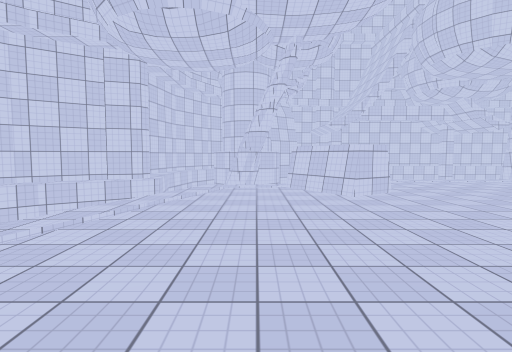
[1] (above)

17 first-person views from a walk through a Unity game level. The camera is 1.5 m above the floor, tilts 4° down and sees 80° across. The floor is counted in squares, 2 m on a side. Each view is taken from the middle of a square. On the plan, view 1 faces up. The plan holds only what a view shows up to about 10 squares ahead; the rest is blank. The place goes on beyond the plan. The player character is not drawn. Surface patterns are stand-ins for the level's own textures.

[2]
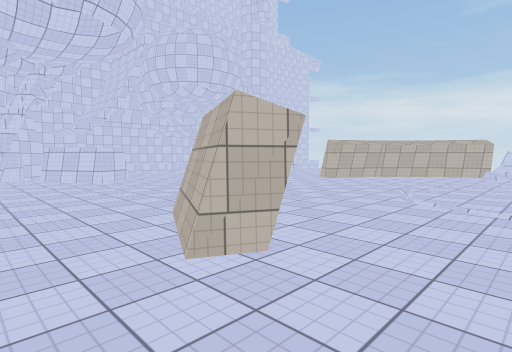

[3]
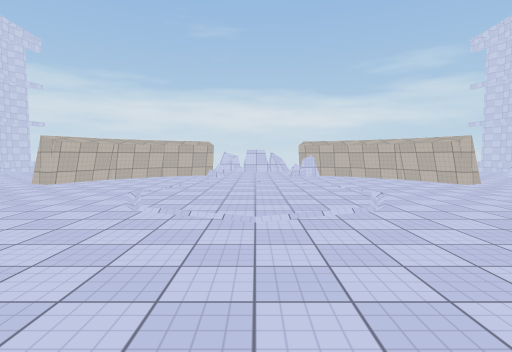

[4]
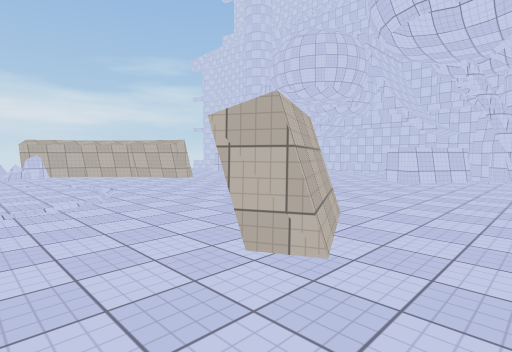

[5]
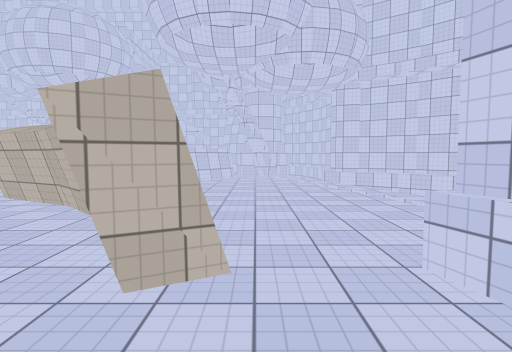

[6]
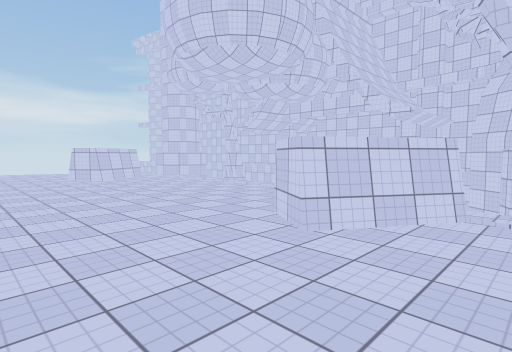

[7]
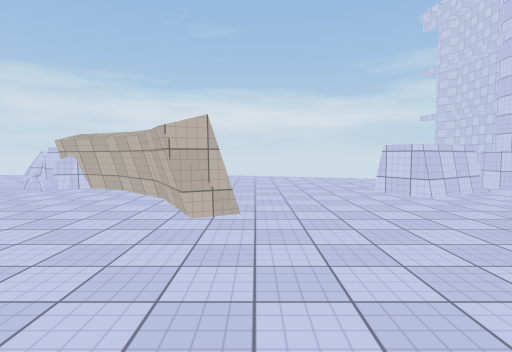

[8]
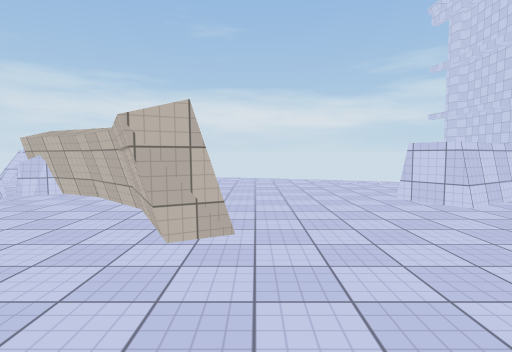

[9]
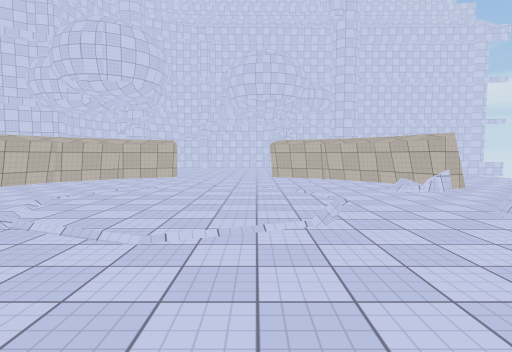

[10]
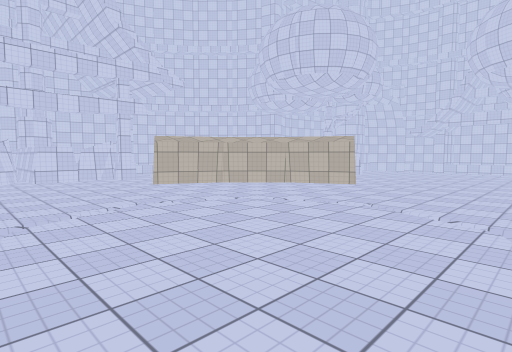

[11]
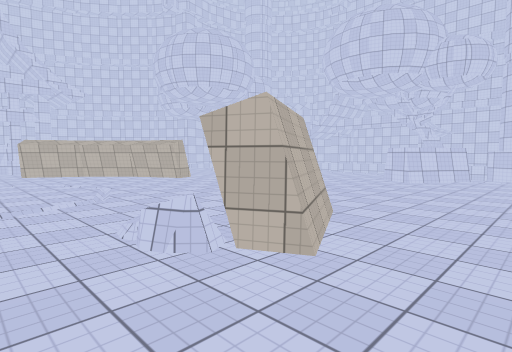

[12]
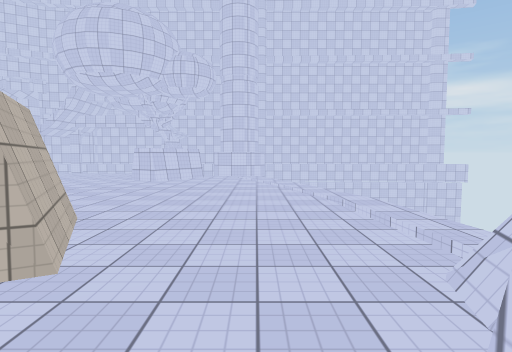

[13]
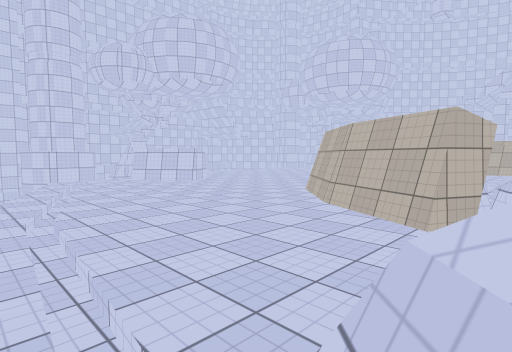

[14]
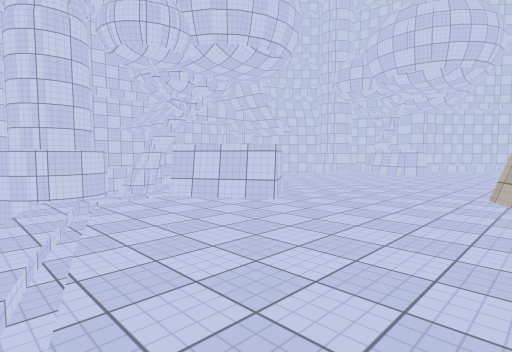

[15]
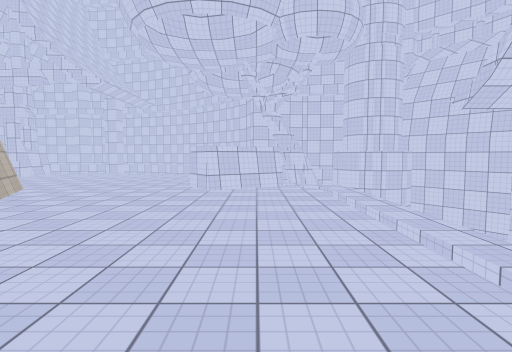

[16]
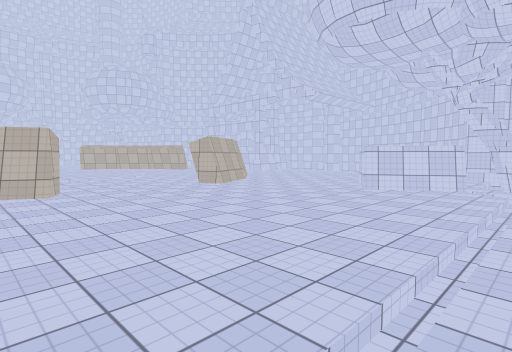

[17]
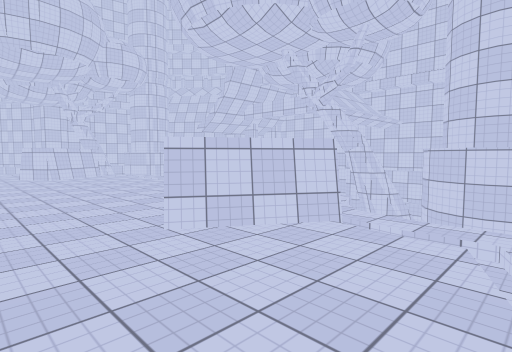

### Floor plan
Key: @ floor where view 1 was taken; # wall or solid block; x gap in a wall; . main floor; - floor 0.25 m lower than the main floor; / step, stairs or slope; = window, fence, low wall or low ledge; v drop or lower ground.
Columns run from 5 left of view 1 to 15 right of it. Each row starts with its distance up from view 1.
 12      #v        xv
 11      vv       v#
 10   vv##v         vv#
  9   vvvv ........  vv
  8   #vvxv/....... vvv
  7  v#v//##.......##//
  6 vvvv///#.......#../v
  5  v ./............./.
  4   v/.............../
  3   v/.............../v
  2    /...###...##..../v
  1     ..##......##.....
  0     .@#........##....
 -1    #..#..//.-...#....
 -2    #...../...-.#...##
 -3 ####...............#
 -4  v##...../...-.=...#.
 -5    #..#..//.-...#....
 -6    ...#........##....
 -7    ...##......##.....
 -8   ./...###...##..../v
 -9   v/.............../v
-10   v/.............../
-11 vv ./............./.
-12 vvvv///#.......#../v
-13  v#v//##.......##//
-14      xv  ....../vvv
-15           ....   vv
-16      vv         vv#
-17               v#  #
-18                x

Where each view was taken, in squares from view 1:
view 1: 0 up, 0 right, facing up
view 2: 3 down, 1 left, facing up-right
view 3: 3 down, 0 right, facing right
view 4: 3 down, 1 left, facing down-right
view 5: 3 down, 0 right, facing down
view 6: 9 down, 0 right, facing down-right
view 7: 9 down, 4 right, facing right
view 8: 9 down, 5 right, facing right
view 9: 8 down, 7 right, facing up
view 10: 5 down, 8 right, facing up-left
view 11: 3 down, 13 right, facing up-left
view 12: 3 down, 13 right, facing up
view 13: 4 down, 15 right, facing down-left
view 14: 8 down, 14 right, facing down-left
view 15: 7 up, 9 right, facing left
view 16: 9 up, 9 right, facing down-left
view 17: 4 up, 13 right, facing up-left
